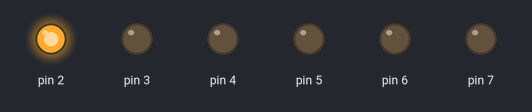
A sketch run on a simulated Arduino Uno, built with avr-gcc and run on an emulated ATmega328P. Parts: output pins drawn as LEDs (lit = HIGH).

Above: at 0.1 s.
At 3.6 s:
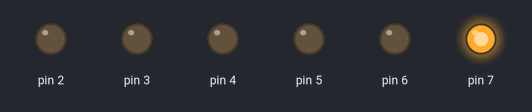
At 9.2 s:
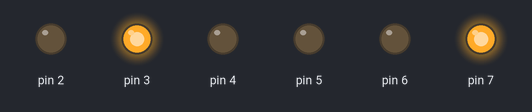
At 19.7 s:
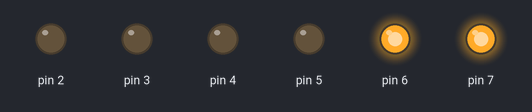
At 29.5 s:
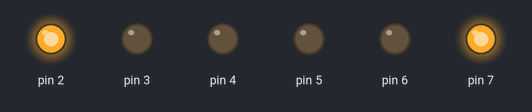
At 39.3 s:
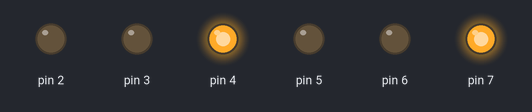
Timing chart, 0 to 40.0 s (numbered marks = the images above):
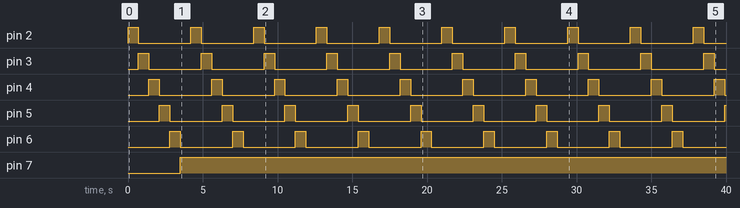

Measured:
- by itself, pin 2–6: alternates HIGH for 0.70 s and LOW for 3.5 s
- by itself, pin 7: LOW → HIGH at 3.5 s

The sketch:

Creation_guirlande.ino
```cpp
void setup()
{
 pinMode(2, OUTPUT);
 pinMode(3, OUTPUT);
 pinMode(4, OUTPUT);
 pinMode(5, OUTPUT);
 pinMode(6, OUTPUT);
 pinMode(7, OUTPUT);
}

void loop()
{
  digitalWrite(2, HIGH);
  delay(700);
  digitalWrite(2, LOW);
  digitalWrite(3, HIGH);
  delay(700);
  digitalWrite(3, LOW);
  digitalWrite(4, HIGH);
  delay(700);
  digitalWrite(4, LOW);
  digitalWrite(5, HIGH);
  delay(700);
  digitalWrite(5, LOW);
  digitalWrite(6, HIGH);
  delay(700);
  digitalWrite(6, LOW);
  digitalWrite(7, HIGH);
  delay(700);

}
```
